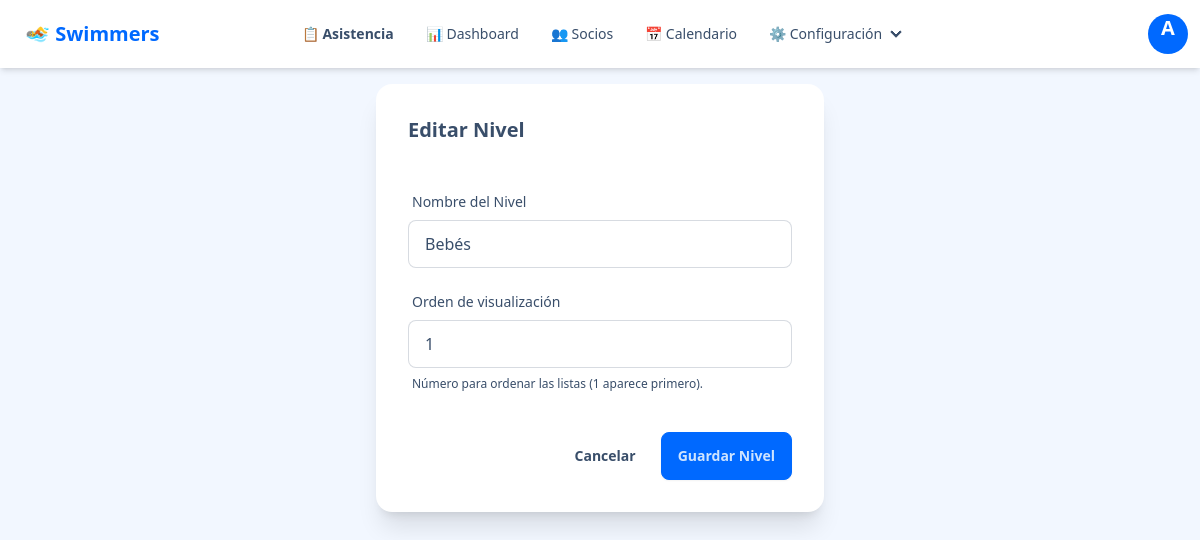
The app's page /admin/niveles/editar/1 (signed in) with its own data.
### app/models.py (models this page shows, shortened)
class User(UserMixin, db.Model):
    id = db.Column(db.Integer, primary_key=True)
    username = db.Column(db.String(64), index=True, unique=True, nullable=False)
    password_hash = db.Column(db.String(128))
    role = db.Column(db.String(20), nullable=False) # 'admin', 'recepcion', 'instructor'

class Nivel(db.Model):
    id = db.Column(db.Integer, primary_key=True)
    nombre = db.Column(db.String(50), unique=True, nullable=False)
    orden = db.Column(db.Integer, default=0)

### app/routes/admin.py (the view, shortened to what this page needs)
@admin_bp.route('/niveles/editar/<int:id>', methods=['GET', 'POST'])
@login_required
@admin_required
def editar_nivel(id):
    nivel_obj = Nivel.query.get_or_404(id)
    nombre_original = nivel_obj.nombre # Guardamos el nombre viejo
    form = NivelForm(obj=nivel_obj)
    return render_template('admin/nivel_form.html', form=form, titulo="Editar Nivel")

### app/forms.py
class NivelForm(FlaskForm):
    nombre = StringField('Nombre del Nivel', validators=[DataRequired()])
    orden = IntegerField('Orden de visualización', default=1)
    submit = SubmitField('Guardar Nivel')

### app/models.py (called while the page is built)
@login.user_loader
def load_user(id):
    return User.query.get(int(id))

### app/templates/admin/nivel_form.html (shortened to what this page needs)
{% extends "base.html" %}
{% block content %}
<div class="max-w-md mx-auto">
    <div class="card bg-base-100 shadow-xl">
        <div class="card-body">
            <h2 class="card-title mb-4">{{ titulo }}</h2>
            <form method="POST" class="space-y-4">
                <div class="form-control w-full">
                    <label class="label">
                        <span class="label-text">{{ form.nombre.label.text }}</span>
                    </label>
                    {{ form.nombre(class="input input-bordered w-full") }}
                </div>
                <div class="form-control w-full">
                    <label class="label">
                        <span class="label-text">{{ form.orden.label.text }}</span>
                    </label>
                    {{ form.orden(class="input input-bordered w-full") }}
                    <label class="label">
                        <span class="label-text-alt">Número para ordenar las listas (1 aparece primero).</span>
                    </label>
                </div>
                <div class="card-actions justify-end pt-4">
                    <a href="{{ url_for('admin.niveles') }}" class="btn btn-ghost">Cancelar</a>
                    {{ form.submit(class="btn btn-primary") }}
                </div>
            </form>
        </div>
    </div>
</div>
{% endblock %}

### app/templates/base.html (shortened to what this page needs)
<!DOCTYPE html>
<html lang="es" data-theme="winter">
<head>
    <link href="https://cdn.jsdelivr.net/npm/daisyui@4.12.10/dist/full.min.css" rel="stylesheet" type="text/css" />
    <script src="https://cdn.tailwindcss.com"></script>
</head>
<body class="min-h-screen bg-base-200">
<div class="navbar bg-base-100 shadow-md sticky top-0 z-50">
    <div class="navbar-start">
      <a class="btn btn-ghost text-xl text-primary font-bold">
          🏊 Swimmers
      </a>
    </div>
    <div class="navbar-center hidden lg:flex">
      <ul class="menu menu-horizontal px-1">
        {% if current_user.is_authenticated %}
          <li>
              <a href="{{ url_for('asistencia.hoy') }}" class="font-semibold">
                  📋 Asistencia
              </a>
          </li>
          {% if current_user.role in ['admin', 'recepcion'] %}
              <li><a href="{{ url_for('reportes.dashboard') }}">📊 Dashboard</a></li>
              <li><a href="{{ url_for('socios.lista') }}">👥 Socios</a></li>
              <li><a href="{{ url_for('horarios.calendario') }}">📅 Calendario</a></li>
          {% endif %}
          {% if current_user.role == 'admin' %}
              <li>
                  <details>
                      <summary>⚙️ Configuración</summary>
                  </details>
              </li>
          {% endif %}
        {% endif %}
      </ul>
    </div>
    <div class="navbar-end">
      {% if current_user.is_authenticated %}
          <div class="dropdown dropdown-end">
              <div tabindex="0" role="button" class="btn btn-ghost btn-circle avatar">
                  <div class="w-10 rounded-full bg-primary text-white flex items-center justify-center">
                      <span class="text-xl font-bold">{{ current_user.username[:1].upper() }}</span>
                  </div>
              </div>
          </div>
      {% else %}
          <a href="{{ url_for('auth.login') }}" class="btn btn-primary btn-sm">Iniciar Sesión</a>
      {% endif %}
    </div>
  </div>
    <main class="container mx-auto p-4">
        {% block content %}{% endblock %}
    </main>
</body>
</html>

### records on screen
User: username "A"
Nivel: nombre "Bebés", orden "1"

### other values on screen
{{ titulo }} "Editar Nivel"
